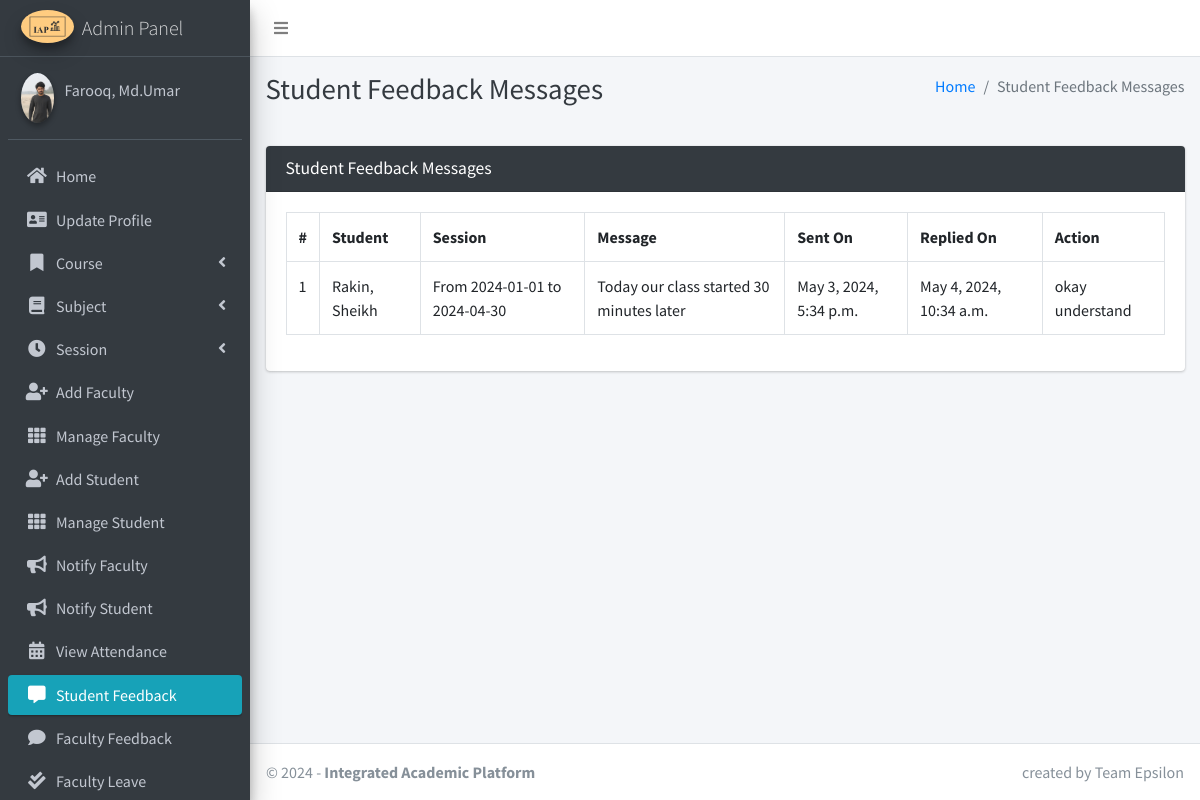
The app's page /student/view/feedback/ (signed in) with its own data.
### main_app/models.py (models this page shows)
class CustomUser(AbstractUser):
    USER_TYPE = ((1, "HOD"), (2, "Staff"), (3, "Student"))
    GENDER = [("M", "Male"), ("F", "Female")]
    username = None  # Removed username, using email instead
    email = models.EmailField(unique=True)
    user_type = models.CharField(default=1, choices=USER_TYPE, max_length=1)
    gender = models.CharField(max_length=1, choices=GENDER)
    profile_pic = models.ImageField()
    address = models.TextField()
    fcm_token = models.TextField(default="")  # For firebase notifications
    created_at = models.DateTimeField(auto_now_add=True)
    updated_at = models.DateTimeField(auto_now=True)
    USERNAME_FIELD = "email"
    REQUIRED_FIELDS = []
    objects = CustomUserManager()
    def __str__(self):
        return self.last_name + ", " + self.first_name

class FeedbackStudent(models.Model):
    student = models.ForeignKey(Student, on_delete=models.CASCADE)
    feedback = models.TextField()
    reply = models.TextField()
    created_at = models.DateTimeField(auto_now_add=True)
    updated_at = models.DateTimeField(auto_now=True)

class Student(models.Model):
    admin = models.OneToOneField(CustomUser, on_delete=models.CASCADE)
    course = models.ForeignKey(Course, on_delete=models.DO_NOTHING, null=True, blank=False)
    session = models.ForeignKey(Session, on_delete=models.DO_NOTHING, null=True)
    def __str__(self):
        return self.admin.last_name + ", " + self.admin.first_name

class Session(models.Model):
    start_year = models.DateField()
    end_year = models.DateField()
    def __str__(self):
        return "From " + str(self.start_year) + " to " + str(self.end_year)

### main_app/hod_views.py (the view, shortened to what this page needs)
# urls.py: path("student/view/feedback/", hod_views.student_feedback_message,
@csrf_exempt
def student_feedback_message(request):
    if request.method != 'POST':
        feedbacks = FeedbackStudent.objects.all()
        context = {
            'feedbacks': feedbacks,
            'page_title': 'Student Feedback Messages'
        }
        return render(request, 'hod_template/student_feedback_template.html', context)

### main_app/templates/hod_template/student_feedback_template.html (shortened to what this page needs)
{% extends 'main_app/base.html' %}
{% load static %}
{% block page_title %}{{page_title}}{% endblock page_title %}
{% block content %}
<section class="content">
    <div class="container-fluid">
        <div class="row">
            <div class="col-md-12">
                <div class="card card-dark">
                    <div class="card-header">
                        <h3 class="card-title">{{page_title}}</h3>
                    </div>
                    <div class="table card-body">
                        <table class="table table-bordered table-hover">
                            <tr>
                                <th>#</th>
                                <th>Student</th>
                                <th>Session</th>
                                <th>Message</th>
                                <th>Sent On</th>
                                <th>Replied On</th>
                                <th>Action</th>
                            </tr>
                            {% for feedback in  feedbacks %}
                              <tr>
                                  <td>{{forloop.counter}}</td>
                                  <td>{{feedback.student}}</td>
                                  <td>{{feedback.student.session}}</td>
                                  <td>{{feedback.feedback}}</td>
                                      {% if feedback.reply == "" %}
                                      <td>{{feedback.created_at}}</td>
                                      <td><span  class='badge badge-warning'>Pending Response</span></td>
                                           <td> <button data-toggle = "modal" data-target = "#reply_modal" value="{{feedback.id}}" class="btn btn-success reply_open_modal">Reply</button>
                                          {% else %}
                                          <td>{{feedback.created_at}}</td>
                                          <td>{{feedback.updated_at}}</td>
                                            <td>{{feedback.reply}}</td>
                                      {% endif %}
                              </tr>
                            {% endfor %}
                        </table>
                    </div>
                    </div>
            </div>
        </div>
    </div>
</section>
{% endblock content %}

### main_app/templates/main_app/sidebar_template.html (shortened to what this page needs)
{% load static %}
<aside class="main-sidebar sidebar-dark-info elevation-4">
    {% if request.user.user_type == '1' %}
    <a href="{% url 'admin_home' %}" class="brand-link">
        <img src="{% static 'dist/img/image.png' %} " alt="image Logo"
            class="brand-image img-circle elevation-3" >
        <span class="brand-text font-weight-light">Admin Panel</span>
    </a>
    <div class="sidebar">
        <div class="user-panel mt-3 pb-3 mb-3 d-flex">
            <div class="image">
                <img src="{{ request.user.profile_pic}}" class="img-circle elevation-2" alt="User Image">
            </div>
            <div class="info">
                <a href="#" class="d-block">{{user}}</a>
            </div>
        </div>
        <nav class="mt-2">
            <ul class="nav nav-pills nav-sidebar flex-column" data-widget="treeview" role="menu" data-accordion="false">
                <li class="nav-item">
                    {% url 'admin_home' as admin_home %}
                    <a href="{{admin_home}}" class="nav-link {% if admin_home == request.path %} active {% endif %}">
                        <i class="nav-icon fas fa-home"></i>
                        <p>
                            Home
                        </p>
                    </a>
                </li>
                <li class="nav-item">
                    {% url 'admin_view_profile' as admin_view_profile %}
                    <a href="{{admin_view_profile}}"
                        class="nav-link {% if admin_view_profile == request.path %} active {% endif %}">
                        <i class="nav-icon fas fa-address-card"></i>
                        <p>
                            Update Profile
                        </p>
                    </a>
                </li>
                <li class="nav-item has-treeview">
                    <a href="#" class="nav-link">
                        <i class="nav-icon fas fa-bookmark"></i>
                        <p>
                            Course
                            <i class="fas fa-angle-left right"></i>
                        </p>
                    </a>
                </li>
                <li class="nav-item has-treeview">
                    <a href="#" class="nav-link">
                        <i class="nav-icon fas fa-book"></i>
                        <p>
                            Subject
                            <i class="fas fa-angle-left right"></i>
                        </p>
                    </a>
                </li>
                <li class="nav-item has-treeview">
                    <a href="#" class="nav-link">
                        <i class="nav-icon fas fa-clock"></i>
                        <p>
                            Session
                            <i class="fas fa-angle-left right"></i>
                        </p>
                    </a>
                </li>
                <li class="nav-item">
                    {% url 'add_staff' as add_staff %}
                    <a href="{{add_staff}}" class="nav-link {% if add_staff == request.path %} active {% endif %}">
                        <i class="nav-icon fas fa-user-plus"></i>
                        <p>
                            Add Faculty
                        </p>
                    </a>
                </li>
                <li class="nav-item">
                    {% url 'manage_staff' as manage_staff %}
                    {% url 'edit_staff' staff_id as edit_staff %}
                    <a href="{{manage_staff}}"
                        class="nav-link {% if manage_staff == request.path or request.path == edit_staff %} active {% endif %}">
                        <i class="nav-icon fas fa-th"></i>
                        <p>
                            Manage Faculty
                        </p>
                    </a>
                </li>
                <li class="nav-item">
                    {% url 'add_student' as add_student%}
                    <a href="{{add_student}}" class="nav-link  {% if add_student == request.path %} active {% endif %}">
                        <i class="nav-icon fas fa-user-plus"></i>
                        <p>
                            Add Student
                        </p>
                    </a>
                </li>
                <li class="nav-item">
                    {% url 'manage_student' as manage_student %}
                    {% url 'edit_student' student_id as edit_student %}
                    <a href="{{manage_student}}"
                        class="nav-link  {% if edit_student == request.path or manage_student == request.path %} active {% endif %}">
                        <i class="nav-icon fas fa-th"></i>
                        <p>
                            Manage Student
                        </p>
                    </a>
                </li>
                <li class="nav-item">
                    {% url 'admin_notify_staff' as admin_notify_staff %}
                    <a href="{{admin_notify_staff}}"
                        class="nav-link {% if admin_notify_staff == request.path %} active {% endif %}">
                        <i class="nav-icon fas fa-bullhorn"></i>
                        <p>
                            Notify Faculty
                        </p>
                    </a>
                </li>
                <li class="nav-item">
                    {% url 'admin_notify_student' as admin_notify_student %}
                    <a href="{{admin_notify_student}}"
                        class="nav-link {% if admin_notify_student == request.path %} active {% endif %}">
                        <i class="nav-icon fas fa-bullhorn"></i>
                        <p>
                            Notify Student
                        </p>
                    </a>
                </li>
                <li class="nav-item">
                    {% url 'admin_view_attendance' as admin_view_attendance %}
                <li class="nav-item">
                    <a href="{{admin_view_attendance}}"
                        class="nav-link  {% if admin_view_attendance == request.path %} active {% endif %}">
                        <i class="nav-icon fas fa-calendar-alt"></i>
                        <p>
                            View Attendance
                        </p>
                    </a>
                </li>
                <li class="nav-item">
                    {% url 'student_feedback_message' as student_feedback_message %}
                    <a href="{{ student_feedback_message }}"
                        class="nav-link  {% if student_feedback_message == request.path %} active {% endif %}">
                        <i class="nav-icon fas fa-comment-alt"></i>
                        <p>
                            Student Feedback
                        </p>
                    </a>
                </li>
                <li class="nav-item">
                    {% url 'staff_feedback_message' as staff_feedback_message %}
                    <a href="{{staff_feedback_message}}"
                        class="nav-link   {% if staff_feedback_message == request.path %} active {% endif %}">
                        <i class="nav-icon fas fa-comment"></i>
                        <p>
                            Faculty Feedback
                        </p>
                    </a>
                </li>
                <li class="nav-item">
                    {% url 'view_staff_leave' as view_staff_leave %}
                    <a href="{{view_staff_leave}}"
                        class="nav-link  {% if view_staff_leave == request.path %} active {% endif %}">
                        <i class="nav-icon fas fa-check-double"></i>
                        <p>
                            Faculty Leave
                        </p>
                    </a>
                </li>
                                        {% endif %}
                                    </ul>
                                </nav>
                            </div>
</aside>

### records on screen
CustomUser: user.profile_pic (picture), last_name+first_name "Farooq, Md.Umar"
FeedbackStudent: student "Rakin, Sheikh", student.session "From 2024-01-01 to 2024-04-30", feedback "Today our class started 30 minutes later", created_at "May 3, 2024, 5:34 p.m.", updated_at "May 4, 2024, 10:34 a.m.", reply "okay understand"

### other values on screen
{{ page_title }} "Student Feedback Messages"
